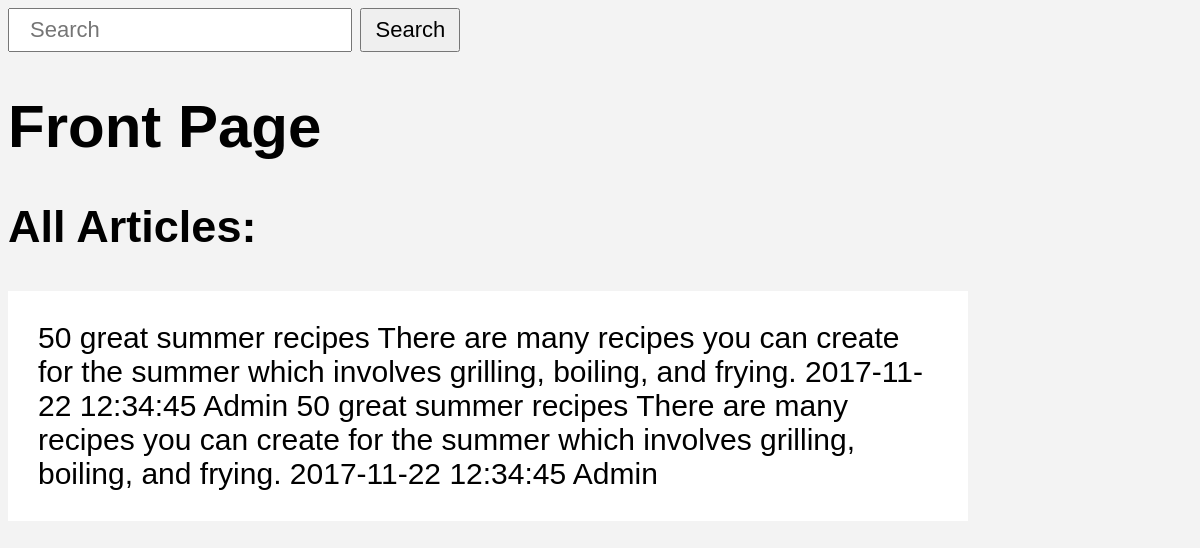
The page /Search-task/search/index.php on the database its author committed.
### tables this page shows
CREATE TABLE `article` (
  `a_id` int(11) NOT NULL,
  `a_title` varchar(256) NOT NULL,
  `a_text` text NOT NULL,
  `a_author` varchar(256) NOT NULL,
  `a_date` datetime NOT NULL
);

### Search-task/search/index.php (the view, shortened to what this page needs)
<?php
include 'header.php'
?>
	<form action="search.php" method="POST">
		<input type="text" name="search" placeholder="Search">
		<button type="submit" name="submit-search">Search</button>
	</form>
	<h1>Front Page</h1>
	<h2>All Articles:</h2>
	<div class="article-container">
		<?php
		$sql="SELECT * FROM article";
		$result=mysqli_query($conn, $sql);
		?>
		<?php
            while ($row = mysqli_fetch_array($result)) {
            ?>
            <tr>
            <td><?php echo $row["a_title"]; ?></td>
            <td><?php echo $row["a_text"]; ?></td>
            <td><?php echo $row["a_date"]; ?></td>
            <td><?php echo $row["a_author"]; ?></td>
            </tr>
            <?php
                };
            ?>
	</div>
</body>
</html>

### Search-task/search/style.css (style rules this page uses)
body { background-color: #f3f3f3; font-family: arial; font-size: 30px; }
.article-container { width: 900px; background-color: #fff; padding: 30px; }
input { padding: 0px 20px; width: 300px; height: 40px; font-size: 22px; }
button { width: 100px; height: 44px; font-size: 22px; }

### rows shown on the page
article: a_title "50 great summer recipes", a_text "There are many recipes you can create for the summer which involves grilling, boiling, and frying.", a_date "2017-11-22 12:34:45", a_author "Admin"
article: a_title "50 great summer recipes", a_text "There are many recipes you can create for the summer which involves grilling, boiling, and frying.", a_date "2017-11-22 12:34:45", a_author "Admin"
